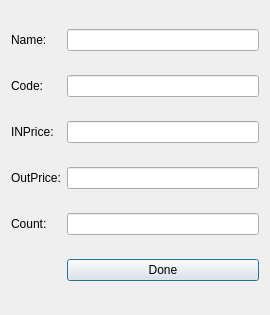
<?xml version="1.0" encoding="UTF-8"?>
<ui version="4.0">
 <class>goods_info</class>
 <widget class="QDialog" name="goods_info">
  <property name="geometry">
   <rect>
    <x>0</x>
    <y>0</y>
    <width>270</width>
    <height>315</height>
   </rect>
  </property>
  <property name="windowTitle">
   <string>GoodsInfo</string>
  </property>
  <layout class="QGridLayout" name="gridLayout">
   <item row="0" column="0">
    <widget class="QLabel" name="label_3">
     <property name="text">
      <string>Name:</string>
     </property>
    </widget>
   </item>
   <item row="0" column="1">
    <widget class="QLineEdit" name="name_l"/>
   </item>
   <item row="1" column="0">
    <widget class="QLabel" name="label">
     <property name="text">
      <string>Code:</string>
     </property>
    </widget>
   </item>
   <item row="1" column="1">
    <widget class="QLineEdit" name="code_l"/>
   </item>
   <item row="2" column="0">
    <widget class="QLabel" name="label_2">
     <property name="text">
      <string>INPrice:</string>
     </property>
    </widget>
   </item>
   <item row="2" column="1">
    <widget class="QLineEdit" name="price_l"/>
   </item>
   <item row="3" column="0">
    <widget class="QLabel" name="label_5">
     <property name="text">
      <string>OutPrice:</string>
     </property>
    </widget>
   </item>
   <item row="3" column="1">
    <widget class="QLineEdit" name="oprice_l"/>
   </item>
   <item row="4" column="0">
    <widget class="QLabel" name="label_4">
     <property name="text">
      <string>Count:</string>
     </property>
    </widget>
   </item>
   <item row="4" column="1">
    <widget class="QLineEdit" name="count_l"/>
   </item>
   <item row="5" column="1">
    <widget class="QPushButton" name="pushButton">
     <property name="text">
      <string>Done</string>
     </property>
    </widget>
   </item>
  </layout>
 </widget>
 <resources/>
 <connections/>
</ui>
